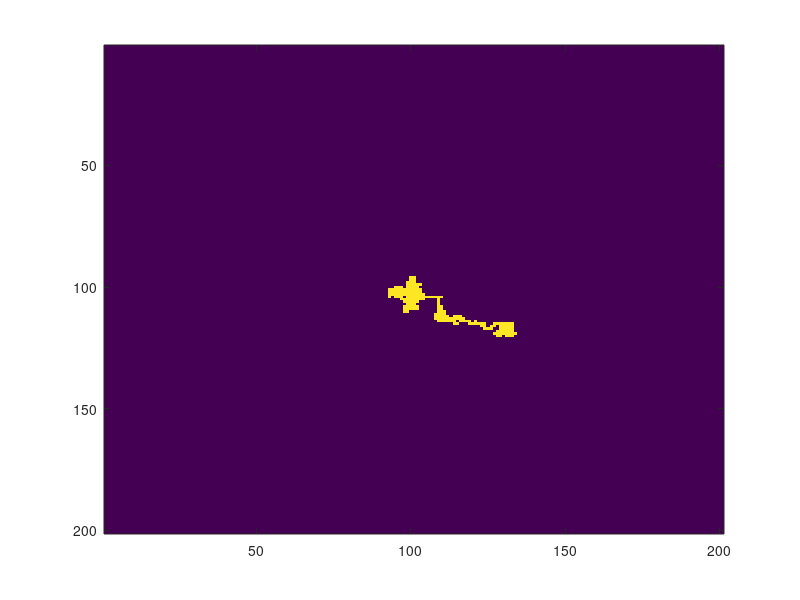

MATLAB code for this plot:
% A code for simulating random walk

clear,clc,close all 
% clear - delete all variables from matlab memory
% clc - clear screen
% close all - close all matlab figure windows

space_2d=zeros(201,201); 
x=101;
y=101;
space_2d(x,y)=1;
% We are going to play random walk here


for i=1:500
	direction=randi(4);
	% randi(4) is a uniform distributed integer which spits out integers 1 to 4
	% Let 1 imply right,2 - up, 3 - left, 4 - down
	if direction==1
	x=x+1;
	space_2d(x,y)=1;
	elseif direction==2
	y=y+1;
    space_2d(x,y)=1;
	elseif direction==3
	x=x-1;
	space_2d(x,y)=1;
	elseif direction==4
	y=y-1;
    space_2d(x,y)=1;
	end

end

imagesc(space_2d)
